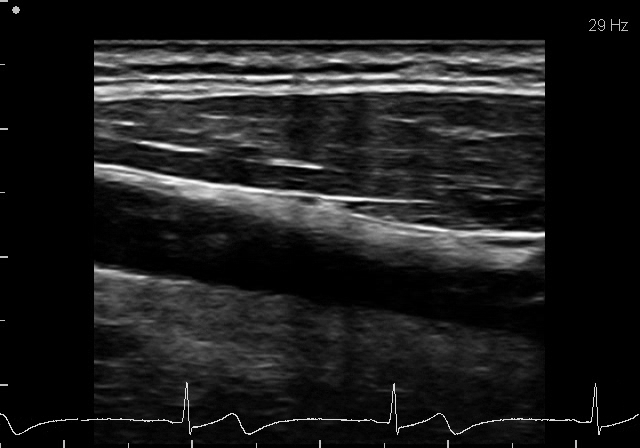
#> input picture pipeline/data/export/current/images/train/v01_f000021.png, 640 x 448 px
$ python -i extract_frames.py   (imports and definitions only)   (older library calls are emulated)
#> lines starting #> are read from the running program, lines starting #| are printed output that depends on the picture
#> further down, picture is the input picture: shape (448, 640); min 0, max 255, mean 28.9
#!/usr/bin/env python3
"""Extract every decodable ultrasound frame and prepare provisional review picks.

No clinical labels are generated. Frames remain lossless, uncropped, full-size PNG.
Quality measurements use a visually inspected ROI, excluding UI/ECG. Timestamps
are derived from zero-based source frame index / container FPS, not ECG phase.
"""
from __future__ import annotations

import argparse
import csv
import hashlib
import json
import math
import shutil
import sys
import time
from concurrent.futures import ThreadPoolExecutor
from pathlib import Path

import cv2
import numpy as np
from PIL import Image, ImageDraw, ImageFont

ROOT = Path(__file__).resolve().parents[1]
DEFAULT_SOURCE = Path(r"C:\HJK\existing data-20261008T123158Z-1-001\existing data")
ROI = [100, 125, 540, 365]
SCAN_ROI = [94, 40, 545, 382]
# Source-specific review ranges refined after inspecting representative frames
# and all first-pass candidate sheets. They only guide candidate selection;
# every source frame remains accessible for labeling. These are not FMD phases.
VISUALLY_REVIEWED_RANGES = {
    "EBL_20260904_CAROTID_0002.AVI": [(0, 27.8), (31.2, 43.8), (48, 55.8), (60, 75.3)],
    "EBL_20260904_CAROTID_0004.AVI": [(4.5, 31), (51, 55), (62, 65.5), (68, 72.7)],
    "EBL_20260904_CAROTID_0005.AVI": [(9.5, 75)],
    "EBL_20260904_CAROTID_0006.AVI": [(0, 11), (32, 37), (39, 41.5), (65, 71.8)],
    "EBL_20260904_CAROTID_0007.AVI": [(0, 60)],
    "EBL_20260904_CAROTID_0009.AVI": [(0, 18.7), (21.5, 34), (38.5, 75.3)],
}
VIDEO_WEIGHT_MULTIPLIERS = {
    "EBL_20260904_CAROTID_0004.AVI": .5,
    "EBL_20260904_CAROTID_0006.AVI": .3,
    "EBL_20260904_CAROTID_0007.AVI": .8,
}


def quality_metrics(gray):
    """Image-quality proxies; the dark-band proxy is not an anatomical mask."""
    x0, y0, x1, y1 = ROI
    r = gray[y0:y1, x0:x1]
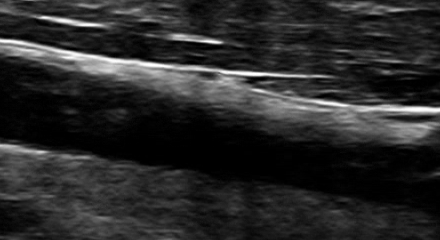
#> r: shape (240, 440); min 0, max 255, mean 41.6
    p5, p50, p95 = np.percentile(r, [5, 50, 95])
#> p5 = 0; p50 = 30; p95 = 137
    smoothed = cv2.GaussianBlur(r, (7, 7), 1.5)
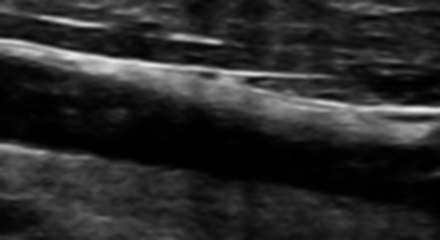
#> smoothed: shape (240, 440); min 0, max 236, mean 41.6
    threshold = max(12.0, min(30.0, float(np.percentile(smoothed, 22))))
#> threshold = 12
    centers, widths, valid = [], [], []
    for x in range(20, r.shape[1] - 20, 10):
        column = smoothed[:, x] < threshold
        starts = np.flatnonzero(np.diff(np.r_[False, column, False].astype(np.int8)) == 1)
        ends = np.flatnonzero(np.diff(np.r_[False, column, False].astype(np.int8)) == -1)
        lengths = ends - starts
        eligible = np.flatnonzero((lengths >= 15) & (starts > 4) & (ends < r.shape[0] - 4))
        if len(eligible):
            k = eligible[np.argmax(lengths[eligible])]
            centers.append(float((starts[k] + ends[k]) / 2))
            widths.append(float(lengths[k]))
            valid.append(x)
#> this loop made 40 passes
#> (starts, ends, lengths, eligible, k) on passes 1 to 10: ([67, 86], [77, 140], [10, 54], [1], 1), ([36, 69, 92, 220], [39, 82, 142, 223], [3, 13, 50, 3], [2], 2), ([22, 71, 93], [24, 80, 145], [2, 9, 52], [2], 2), ([77, 94], [81, 147], [4, 53], [1], 1), ([96, 112], [108, 148], [12, 36], [1], 1), ([97, 116, 124], [107, 119, 148], [10, 3, 24], [2], 2), ([99, 114, 125], [111, 120, 150], [12, 6, 25], [2], 2), ([97, 117], [115, 151], [18, 34], [0, 1], 1), ([99, 117, 124], [110, 120, 155], [11, 3, 31], [2], 2), ([96, 103, 123, 132], [100, 108, 128, 157], [4, 5, 5, 25], [3], 3)
#> after the loop, centers = 40 values, max 183.5 at index 34, min 113 at index 0, mean 151.3; valid = 40 values from 20 to 410; widths = 40 values, max 63 at index 18, min 24 at index 5, mean 47.02
    coverage = len(valid) / len(range(20, r.shape[1] - 20, 10))
#> coverage = 1
    width_cv, residual, slope = 1.0, 50.0, 1.0
    if len(valid) >= 8:
        coeff = np.polyfit(valid, centers, 1)
#> coeff = [0.158, 117.4]
        residual = float(np.sqrt(np.mean((np.polyval(coeff, valid) - centers) ** 2)))
#> residual = 4.4
        width_cv = float(np.std(widths) / max(1.0, np.mean(widths)))
#> width_cv = 0.22
        slope = float(abs(coeff[0]))
#> slope = 0.158
    metrics = {
        "laplacian_variance": round(float(cv2.Laplacian(r, cv2.CV_64F).var()), 6),
        "contrast_p95_p5": round(float(p95 - p5), 6),
        "median_intensity": round(float(p50), 6),
        "dark_fraction": round(float(np.mean(r < 5)), 6),
        "bright_fraction": round(float(np.mean(r > 245)), 6),
        "dark_band_coverage": round(float(coverage), 6),
        "dark_band_width_cv": round(float(width_cv), 6),
        "dark_band_center_residual_px": round(float(residual), 6),
        "dark_band_abs_slope": round(float(slope), 6),
    }
    descriptor = cv2.resize(smoothed, (32, 16), interpolation=cv2.INTER_AREA).astype(np.float32) / 255
    return metrics, descriptor.flatten()


# [87 lines left out: functions save_images, extract, not called in this run]


def percentile_scale(values):
    lo, hi = np.percentile(values, [5, 95])
    return np.clip((values - lo) / max(hi - lo, 1e-6), 0, 1)


# [208 lines left out: functions select, contact_sheet, write_reports, main, not called in this run]


# [2 lines not run here, left out]

>>> import cv2
>>> picture = cv2.imread('../data/export/current/images/train/v01_f000021.png', cv2.IMREAD_GRAYSCALE)
>>> result = quality_metrics(picture)

$ run again, on pipeline/data/export/current/images/train/v01_f000049.png
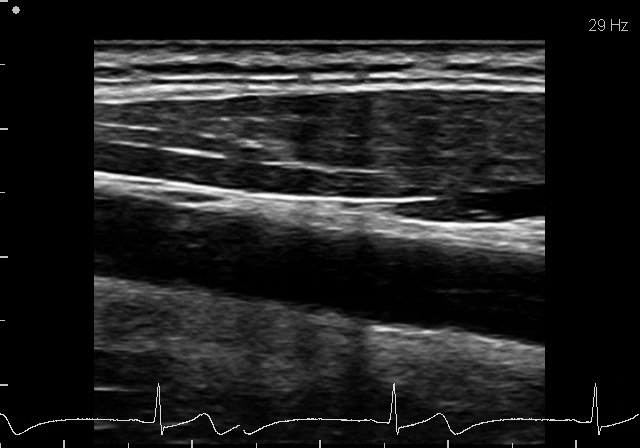
#> input picture pipeline/data/export/current/images/train/v01_f000049.png, 640 x 448 px
#> picture is the input picture: shape (448, 640); min 0, max 255, mean 32
#> in quality_metrics, `r = gray[y0:y1, x0:x1]`:
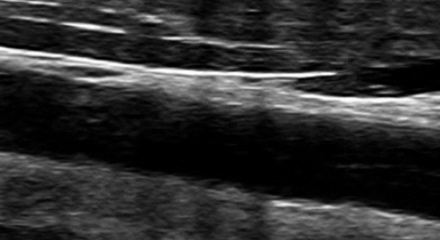
#> r: shape (240, 440); min 0, max 255, mean 47
#> p5 = 0; p50 = 33; p95 = 159
#> in quality_metrics, `smoothed = cv2.GaussianBlur(r, (7, 7), 1.5)`:
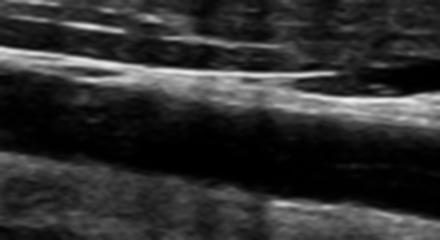
#> smoothed: shape (240, 440); min 0, max 240, mean 47
#> threshold = 12
#> the loop in quality_metrics, `for x in range(20, r.shape[1] - 20, 10):` made 40 passes
#> (starts, ends, lengths, eligible, k) on passes 1 to 7: ([86], [149], [63], [0], 0), ([95], [153], [58], [0], 0), ([45, 85, 90], [48, 86, 153], [3, 1, 63], [2], 2), ([36, 85, 92, 97], [47, 86, 96, 156], [11, 1, 4, 59], [3], 3), ([104, 119], [117, 158], [13, 39], [1], 1), ([110, 119], [116, 156], [6, 37], [1], 1), ([108, 119], [110, 153], [2, 34], [1], 1)
#> after the loop in quality_metrics, `for x in range(20, r.shape[1] - 20, 10):`: centers = 40 values, max 185 at index 36, min 117.5 at index 0, mean 154.9; valid = 40 values from 20 to 410; widths = 40 values, max 66 at index 25, min 27 at index 10, mean 50.8
#> coverage = 1
#> coeff = [0.15, 122.6]
#> residual = 5.06
#> width_cv = 0.24
#> slope = 0.15
